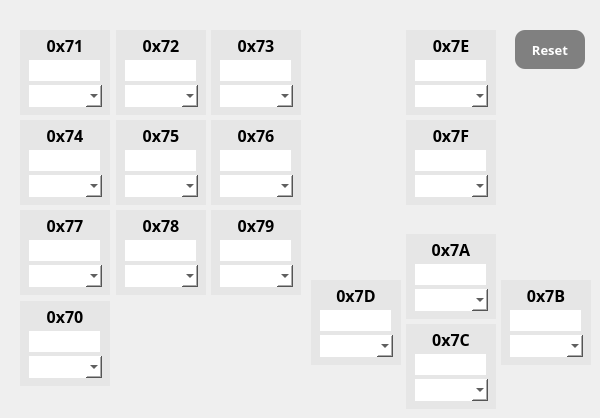
     <widget class="QWidget" name="keyset70">
      <attribute name="title">
       <string>70</string>
      </attribute>
      <widget class="QPushButton" name="pb_key71">
       <property name="geometry">
        <rect>
         <x>20</x>
         <y>30</y>
         <width>90</width>
         <height>85</height>
        </rect>
       </property>
       <property name="font">
        <font>
         <family>TakaoPGothic</family>
         <pointsize>12</pointsize>
         <weight>75</weight>
         <bold>true</bold>
        </font>
       </property>
       <property name="styleSheet">
        <string notr="true">background-color: rgb(230,230,230);
border: none;
padding: 0px 0px 55px 0px;</string>
       </property>
       <property name="text">
        <string>0x71</string>
       </property>
      </widget>
      <widget class="QPushButton" name="pb_reset_keyset70">
       <property name="geometry">
        <rect>
         <x>515</x>
         <y>30</y>
         <width>70</width>
         <height>39</height>
        </rect>
       </property>
       <property name="font">
        <font>
         <family>TakaoPGothic</family>
         <pointsize>10</pointsize>
         <weight>75</weight>
         <bold>true</bold>
        </font>
       </property>
       <property name="styleSheet">
        <string notr="true">QPushButton{
	background-color: grey;
    border-radius: 10px;
	color: white
   }</string>
       </property>
       <property name="text">
        <string>Reset</string>
       </property>
      </widget>
      <widget class="QLineEdit" name="le_key71">
       <property name="geometry">
        <rect>
         <x>29</x>
         <y>60</y>
         <width>71</width>
         <height>21</height>
        </rect>
       </property>
       <property name="styleSheet">
        <string notr="true">background-color: white;
border: none;</string>
       </property>
      </widget>
      <widget class="QComboBox" name="cb_key71">
       <property name="geometry">
        <rect>
         <x>29</x>
         <y>85</y>
         <width>73</width>
         <height>22</height>
        </rect>
       </property>
       <property name="styleSheet">
        <string notr="true">background-color: white;
border: none;
color : black;
combobox-popup : 0;</string>
       </property>
      </widget>
      <widget class="QPushButton" name="pb_key72">
       <property name="geometry">
        <rect>
         <x>116</x>
         <y>30</y>
         <width>90</width>
         <height>85</height>
        </rect>
       </property>
       <property name="font">
        <font>
         <family>TakaoPGothic</family>
         <pointsize>12</pointsize>
         <weight>75</weight>
         <bold>true</bold>
        </font>
       </property>
       <property name="styleSheet">
        <string notr="true">background-color: rgb(230,230,230);
border: none;
padding: 0px 0px 55px 0px;</string>
       </property>
       <property name="text">
        <string>0x72</string>
       </property>
      </widget>
      <widget class="QLineEdit" name="le_key72">
       <property name="geometry">
        <rect>
         <x>125</x>
         <y>60</y>
         <width>71</width>
         <height>21</height>
        </rect>
       </property>
       <property name="styleSheet">
        <string notr="true">background-color: white;
border: none;</string>
       </property>
      </widget>
      <widget class="QComboBox" name="cb_key72">
       <property name="geometry">
        <rect>
         <x>125</x>
         <y>85</y>
         <width>73</width>
         <height>22</height>
        </rect>
       </property>
       <property name="styleSheet">
        <string notr="true">background-color: white;
border: none;
color : black;
combobox-popup : 0;</string>
       </property>
      </widget>
      <widget class="QPushButton" name="pb_key73">
       <property name="geometry">
        <rect>
         <x>211</x>
         <y>30</y>
         <width>90</width>
         <height>85</height>
        </rect>
       </property>
       <property name="font">
        <font>
         <family>TakaoPGothic</family>
         <pointsize>12</pointsize>
         <weight>75</weight>
         <bold>true</bold>
        </font>
       </property>
       <property name="styleSheet">
        <string notr="true">background-color: rgb(230,230,230);
border: none;
padding: 0px 0px 55px 0px;</string>
       </property>
       <property name="text">
        <string>0x73</string>
       </property>
      </widget>
      <widget class="QLineEdit" name="le_key73">
       <property name="geometry">
        <rect>
         <x>220</x>
         <y>60</y>
         <width>71</width>
         <height>21</height>
        </rect>
       </property>
       <property name="styleSheet">
        <string notr="true">background-color: white;
border: none;</string>
       </property>
      </widget>
      <widget class="QComboBox" name="cb_key73">
       <property name="geometry">
        <rect>
         <x>220</x>
         <y>85</y>
         <width>73</width>
         <height>22</height>
        </rect>
       </property>
       <property name="styleSheet">
        <string notr="true">background-color: white;
border: none;
color : black;
combobox-popup : 0;</string>
       </property>
      </widget>
      <widget class="QPushButton" name="pb_key74">
       <property name="geometry">
        <rect>
         <x>20</x>
         <y>120</y>
         <width>90</width>
         <height>85</height>
        </rect>
       </property>
       <property name="font">
        <font>
         <family>TakaoPGothic</family>
         <pointsize>12</pointsize>
         <weight>75</weight>
         <bold>true</bold>
        </font>
       </property>
       <property name="styleSheet">
        <string notr="true">background-color: rgb(230,230,230);
border: none;
padding: 0px 0px 55px 0px;</string>
       </property>
       <property name="text">
        <string>0x74</string>
       </property>
      </widget>
      <widget class="QLineEdit" name="le_key76">
       <property name="geometry">
        <rect>
         <x>220</x>
         <y>150</y>
         <width>71</width>
         <height>21</height>
        </rect>
       </property>
       <property name="styleSheet">
        <string notr="true">background-color: white;
border: none;</string>
       </property>
      </widget>
      <widget class="QComboBox" name="cb_key76">
       <property name="geometry">
        <rect>
         <x>220</x>
         <y>175</y>
         <width>73</width>
         <height>22</height>
        </rect>
       </property>
       <property name="styleSheet">
        <string notr="true">background-color: white;
border: none;
color : black;
combobox-popup : 0;</string>
       </property>
      </widget>
      <widget class="QLineEdit" name="le_key75">
       <property name="geometry">
        <rect>
         <x>125</x>
         <y>150</y>
         <width>71</width>
         <height>21</height>
        </rect>
       </property>
       <property name="styleSheet">
        <string notr="true">background-color: white;
border: none;</string>
       </property>
      </widget>
      <widget class="QPushButton" name="pb_key76">
       <property name="geometry">
        <rect>
         <x>211</x>
         <y>120</y>
         <width>90</width>
         <height>85</height>
        </rect>
       </property>
       <property name="font">
        <font>
         <family>TakaoPGothic</family>
         <pointsize>12</pointsize>
         <weight>75</weight>
         <bold>true</bold>
        </font>
       </property>
       <property name="styleSheet">
        <string notr="true">background-color: rgb(230,230,230);
border: none;
padding: 0px 0px 55px 0px;</string>
       </property>
       <property name="text">
        <string>0x76</string>
       </property>
      </widget>
      <widget class="QPushButton" name="pb_key75">
       <property name="geometry">
        <rect>
         <x>116</x>
         <y>120</y>
         <width>90</width>
         <height>85</height>
        </rect>
       </property>
       <property name="font">
        <font>
         <family>TakaoPGothic</family>
         <pointsize>12</pointsize>
         <weight>75</weight>
         <bold>true</bold>
        </font>
       </property>
       <property name="styleSheet">
        <string notr="true">background-color: rgb(230,230,230);
border: none;
padding: 0px 0px 55px 0px;</string>
       </property>
       <property name="text">
        <string>0x75</string>
       </property>
      </widget>
      <widget class="QLineEdit" name="le_key74">
       <property name="geometry">
        <rect>
         <x>29</x>
         <y>150</y>
         <width>71</width>
         <height>21</height>
        </rect>
       </property>
       <property name="styleSheet">
        <string notr="true">background-color: white;
border: none;</string>
       </property>
      </widget>
      <widget class="QComboBox" name="cb_key74">
       <property name="geometry">
        <rect>
         <x>29</x>
         <y>175</y>
         <width>73</width>
         <height>22</height>
        </rect>
       </property>
       <property name="styleSheet">
        <string notr="true">background-color: white;
border: none;
color : black;
combobox-popup : 0;</string>
       </property>
      </widget>
      <widget class="QComboBox" name="cb_key75">
       <property name="geometry">
        <rect>
         <x>125</x>
         <y>175</y>
         <width>73</width>
         <height>22</height>
        </rect>
       </property>
       <property name="styleSheet">
        <string notr="true">background-color: white;
border: none;
color : black;
combobox-popup : 0;</string>
       </property>
      </widget>
      <widget class="QLineEdit" name="le_key79">
       <property name="geometry">
        <rect>
         <x>220</x>
         <y>240</y>
         <width>71</width>
         <height>21</height>
        </rect>
       </property>
       <property name="styleSheet">
        <string notr="true">background-color: white;
border: none;</string>
       </property>
      </widget>
      <widget class="QPushButton" name="pb_key79">
       <property name="geometry">
        <rect>
         <x>211</x>
         <y>210</y>
         <width>90</width>
         <height>85</height>
        </rect>
       </property>
       <property name="font">
        <font>
         <family>TakaoPGothic</family>
         <pointsize>12</pointsize>
         <weight>75</weight>
         <bold>true</bold>
        </font>
       </property>
       <property name="styleSheet">
        <string notr="true">background-color: rgb(230,230,230);
border: none;
padding: 0px 0px 55px 0px;</string>
       </property>
       <property name="text">
        <string>0x79</string>
       </property>
      </widget>
      <widget class="QPushButton" name="pb_key78">
       <property name="geometry">
        <rect>
         <x>116</x>
         <y>210</y>
         <width>90</width>
         <height>85</height>
        </rect>
       </property>
       <property name="font">
        <font>
         <family>TakaoPGothic</family>
         <pointsize>12</pointsize>
         <weight>75</weight>
         <bold>true</bold>
        </font>
       </property>
       <property name="styleSheet">
        <string notr="true">background-color: rgb(230,230,230);
border: none;
padding: 0px 0px 55px 0px;</string>
       </property>
       <property name="text">
        <string>0x78</string>
       </property>
      </widget>
      <widget class="QComboBox" name="cb_key79">
       <property name="geometry">
        <rect>
         <x>220</x>
         <y>265</y>
         <width>73</width>
         <height>22</height>
        </rect>
       </property>
       <property name="styleSheet">
        <string notr="true">background-color: white;
border: none;
color : black;
combobox-popup : 0;</string>
       </property>
      </widget>
      <widget class="QLineEdit" name="le_key77">
       <property name="geometry">
        <rect>
         <x>29</x>
         <y>240</y>
         <width>71</width>
         <height>21</height>
        </rect>
       </property>
       <property name="styleSheet">
        <string notr="true">background-color: white;
border: none;</string>
       </property>
      </widget>
      <widget class="QComboBox" name="cb_key77">
       <property name="geometry">
        <rect>
         <x>29</x>
         <y>265</y>
         <width>73</width>
         <height>22</height>
        </rect>
       </property>
       <property name="styleSheet">
        <string notr="true">background-color: white;
border: none;
color : black;
combobox-popup : 0;</string>
       </property>
      </widget>
      <widget class="QComboBox" name="cb_key78">
       <property name="geometry">
        <rect>
         <x>125</x>
         <y>265</y>
         <width>73</width>
         <height>22</height>
        </rect>
       </property>
       <property name="styleSheet">
        <string notr="true">background-color: white;
border: none;
color : black;
combobox-popup : 0;</string>
       </property>
      </widget>
      <widget class="QLineEdit" name="le_key78">
       <property name="geometry">
        <rect>
         <x>125</x>
         <y>240</y>
         <width>71</width>
         <height>21</height>
        </rect>
       </property>
       <property name="styleSheet">
        <string notr="true">background-color: white;
border: none;</string>
       </property>
      </widget>
      <widget class="QPushButton" name="pb_key77">
       <property name="geometry">
        <rect>
         <x>20</x>
         <y>210</y>
         <width>90</width>
         <height>85</height>
        </rect>
       </property>
       <property name="font">
        <font>
         <family>TakaoPGothic</family>
         <pointsize>12</pointsize>
         <weight>75</weight>
         <bold>true</bold>
        </font>
       </property>
       <property name="styleSheet">
        <string notr="true">background-color: rgb(230,230,230);
border: none;
padding: 0px 0px 55px 0px;</string>
       </property>
       <property name="text">
        <string>0x77</string>
       </property>
      </widget>
      <widget class="QLineEdit" name="le_key70">
       <property name="geometry">
        <rect>
         <x>29</x>
         <y>331</y>
         <width>71</width>
         <height>21</height>
        </rect>
       </property>
       <property name="styleSheet">
        <string notr="true">background-color: white;
border: none;</string>
       </property>
      </widget>
      <widget class="QPushButton" name="pb_key70">
       <property name="geometry">
        <rect>
         <x>20</x>
         <y>301</y>
         <width>90</width>
         <height>85</height>
        </rect>
       </property>
       <property name="font">
        <font>
         <family>TakaoPGothic</family>
         <pointsize>12</pointsize>
         <weight>75</weight>
         <bold>true</bold>
        </font>
       </property>
       <property name="styleSheet">
        <string notr="true">background-color: rgb(230,230,230);
border: none;
padding: 0px 0px 55px 0px;</string>
       </property>
       <property name="text">
        <string>0x70</string>
       </property>
      </widget>
      <widget class="QComboBox" name="cb_key70">
       <property name="geometry">
        <rect>
         <x>29</x>
         <y>356</y>
         <width>73</width>
         <height>22</height>
        </rect>
       </property>
       <property name="styleSheet">
        <string notr="true">background-color: white;
border: none;
color : black;
combobox-popup : 0;</string>
       </property>
      </widget>
      <widget class="QLineEdit" name="le_key7A">
       <property name="geometry">
        <rect>
         <x>415</x>
         <y>264</y>
         <width>71</width>
         <height>21</height>
        </rect>
       </property>
       <property name="styleSheet">
        <string notr="true">background-color: white;
border: none;</string>
       </property>
      </widget>
      <widget class="QLineEdit" name="le_key7C">
       <property name="geometry">
        <rect>
         <x>415</x>
         <y>354</y>
         <width>71</width>
         <height>21</height>
        </rect>
       </property>
       <property name="styleSheet">
        <string notr="true">background-color: white;
border: none;</string>
       </property>
      </widget>
      <widget class="QPushButton" name="pb_key7A">
       <property name="geometry">
        <rect>
         <x>406</x>
         <y>234</y>
         <width>90</width>
         <height>85</height>
        </rect>
       </property>
       <property name="font">
        <font>
         <family>TakaoPGothic</family>
         <pointsize>12</pointsize>
         <weight>75</weight>
         <bold>true</bold>
        </font>
       </property>
       <property name="styleSheet">
        <string notr="true">background-color: rgb(230,230,230);
border: none;
padding: 0px 0px 55px 0px;</string>
       </property>
       <property name="text">
        <string>0x7A</string>
       </property>
      </widget>
      <widget class="QPushButton" name="pb_key7C">
       <property name="geometry">
        <rect>
         <x>406</x>
         <y>324</y>
         <width>90</width>
         <height>85</height>
        </rect>
       </property>
       <property name="font">
        <font>
         <family>TakaoPGothic</family>
         <pointsize>12</pointsize>
         <weight>75</weight>
         <bold>true</bold>
        </font>
       </property>
       <property name="styleSheet">
        <string notr="true">background-color: rgb(230,230,230);
border: none;
padding: 0px 0px 55px 0px;</string>
       </property>
       <property name="text">
        <string>0x7C</string>
       </property>
      </widget>
      <widget class="QComboBox" name="cb_key7A">
       <property name="geometry">
        <rect>
         <x>415</x>
         <y>289</y>
         <width>73</width>
         <height>22</height>
        </rect>
       </property>
       <property name="styleSheet">
        <string notr="true">background-color: white;
border: none;
color : black;
combobox-popup : 0;</string>
       </property>
      </widget>
      <widget class="QComboBox" name="cb_key7C">
       <property name="geometry">
        <rect>
         <x>415</x>
         <y>379</y>
         <width>73</width>
         <height>22</height>
        </rect>
       </property>
       <property name="styleSheet">
        <string notr="true">background-color: white;
border: none;
color : black;
combobox-popup : 0;</string>
       </property>
      </widget>
      <widget class="QPushButton" name="pb_key7D">
       <property name="geometry">
        <rect>
         <x>311</x>
         <y>280</y>
         <width>90</width>
         <height>85</height>
        </rect>
       </property>
       <property name="font">
        <font>
         <family>TakaoPGothic</family>
         <pointsize>12</pointsize>
         <weight>75</weight>
         <bold>true</bold>
        </font>
       </property>
       <property name="styleSheet">
        <string notr="true">background-color: rgb(230,230,230);
border: none;
padding: 0px 0px 55px 0px;</string>
       </property>
       <property name="text">
        <string>0x7D</string>
       </property>
      </widget>
      <widget class="QLineEdit" name="le_key7D">
       <property name="geometry">
        <rect>
         <x>320</x>
         <y>310</y>
         <width>71</width>
         <height>21</height>
        </rect>
       </property>
       <property name="styleSheet">
        <string notr="true">background-color: white;
border: none;</string>
       </property>
      </widget>
      <widget class="QComboBox" name="cb_key7D">
       <property name="geometry">
        <rect>
         <x>320</x>
         <y>335</y>
         <width>73</width>
         <height>22</height>
        </rect>
       </property>
       <property name="styleSheet">
        <string notr="true">background-color: white;
border: none;
color : black;
combobox-popup : 0;</string>
       </property>
      </widget>
      <widget class="QLineEdit" name="le_key7B">
       <property name="geometry">
        <rect>
         <x>510</x>
         <y>310</y>
         <width>71</width>
         <height>21</height>
        </rect>
       </property>
       <property name="styleSheet">
        <string notr="true">background-color: white;
border: none;</string>
       </property>
      </widget>
      <widget class="QComboBox" name="cb_key7B">
       <property name="geometry">
        <rect>
         <x>510</x>
         <y>335</y>
         <width>73</width>
         <height>22</height>
        </rect>
       </property>
       <property name="styleSheet">
        <string notr="true">background-color: white;
border: none;
color : black;
combobox-popup : 0;</string>
       </property>
      </widget>
      <widget class="QPushButton" name="pb_key7B">
       <property name="geometry">
        <rect>
         <x>501</x>
         <y>280</y>
         <width>90</width>
         <height>85</height>
        </rect>
       </property>
       <property name="font">
        <font>
         <family>TakaoPGothic</family>
         <pointsize>12</pointsize>
         <weight>75</weight>
         <bold>true</bold>
        </font>
       </property>
       <property name="styleSheet">
        <string notr="true">background-color: rgb(230,230,230);
border: none;
padding: 0px 0px 55px 0px;</string>
       </property>
       <property name="text">
        <string>0x7B</string>
       </property>
      </widget>
      <widget class="QPushButton" name="pb_key7E">
       <property name="geometry">
        <rect>
         <x>406</x>
         <y>30</y>
         <width>90</width>
         <height>85</height>
        </rect>
       </property>
       <property name="font">
        <font>
         <family>TakaoPGothic</family>
         <pointsize>12</pointsize>
         <weight>75</weight>
         <bold>true</bold>
        </font>
       </property>
       <property name="styleSheet">
        <string notr="true">background-color: rgb(230,230,230);
border: none;
padding: 0px 0px 55px 0px;</string>
       </property>
       <property name="text">
        <string>0x7E</string>
       </property>
      </widget>
      <widget class="QPushButton" name="pb_key7F">
       <property name="geometry">
        <rect>
         <x>406</x>
         <y>120</y>
         <width>90</width>
         <height>85</height>
        </rect>
       </property>
       <property name="font">
        <font>
         <family>TakaoPGothic</family>
         <pointsize>12</pointsize>
         <weight>75</weight>
         <bold>true</bold>
        </font>
       </property>
       <property name="styleSheet">
        <string notr="true">background-color: rgb(230,230,230);
border: none;
padding: 0px 0px 55px 0px;</string>
       </property>
       <property name="text">
        <string>0x7F</string>
       </property>
      </widget>
      <widget class="QLineEdit" name="le_key7F">
       <property name="geometry">
        <rect>
         <x>415</x>
         <y>150</y>
         <width>71</width>
         <height>21</height>
        </rect>
       </property>
       <property name="styleSheet">
        <string notr="true">background-color: white;
border: none;</string>
       </property>
      </widget>
      <widget class="QComboBox" name="cb_key7E">
       <property name="geometry">
        <rect>
         <x>415</x>
         <y>85</y>
         <width>73</width>
         <height>22</height>
        </rect>
       </property>
       <property name="styleSheet">
        <string notr="true">background-color: white;
border: none;
color : black;
combobox-popup : 0;</string>
       </property>
      </widget>
      <widget class="QLineEdit" name="le_key7E">
       <property name="geometry">
        <rect>
         <x>415</x>
         <y>60</y>
         <width>71</width>
         <height>21</height>
        </rect>
       </property>
       <property name="styleSheet">
        <string notr="true">background-color: white;
border: none;</string>
       </property>
      </widget>
      <widget class="QComboBox" name="cb_key7F">
       <property name="geometry">
        <rect>
         <x>415</x>
         <y>175</y>
         <width>73</width>
         <height>22</height>
        </rect>
       </property>
       <property name="styleSheet">
        <string notr="true">background-color: white;
border: none;
color : black;
combobox-popup : 0;</string>
       </property>
      </widget>
      <zorder>pb_key7B</zorder>
      <zorder>pb_key7C</zorder>
      <zorder>pb_key7A</zorder>
      <zorder>pb_key70</zorder>
      <zorder>pb_key79</zorder>
      <zorder>pb_key77</zorder>
      <zorder>pb_key75</zorder>
      <zorder>pb_key76</zorder>
      <zorder>pb_key71</zorder>
      <zorder>pb_reset_keyset70</zorder>
      <zorder>le_key71</zorder>
      <zorder>cb_key71</zorder>
      <zorder>pb_key72</zorder>
      <zorder>le_key72</zorder>
      <zorder>cb_key72</zorder>
      <zorder>pb_key73</zorder>
      <zorder>le_key73</zorder>
      <zorder>cb_key73</zorder>
      <zorder>pb_key74</zorder>
      <zorder>le_key76</zorder>
      <zorder>cb_key76</zorder>
      <zorder>le_key75</zorder>
      <zorder>le_key74</zorder>
      <zorder>cb_key74</zorder>
      <zorder>cb_key75</zorder>
      <zorder>le_key79</zorder>
      <zorder>pb_key78</zorder>
      <zorder>cb_key79</zorder>
      <zorder>le_key77</zorder>
      <zorder>cb_key77</zorder>
      <zorder>cb_key78</zorder>
      <zorder>le_key78</zorder>
      <zorder>le_key70</zorder>
      <zorder>cb_key70</zorder>
      <zorder>le_key7A</zorder>
      <zorder>le_key7C</zorder>
      <zorder>cb_key7A</zorder>
      <zorder>cb_key7C</zorder>
      <zorder>pb_key7D</zorder>
      <zorder>le_key7D</zorder>
      <zorder>cb_key7D</zorder>
      <zorder>le_key7B</zorder>
      <zorder>cb_key7B</zorder>
      <zorder>pb_key7E</zorder>
      <zorder>pb_key7F</zorder>
      <zorder>le_key7F</zorder>
      <zorder>cb_key7E</zorder>
      <zorder>le_key7E</zorder>
      <zorder>cb_key7F</zorder>
     </widget>
